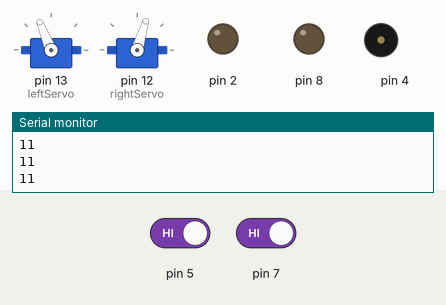
This sketch was run on a simulated Arduino Uno, built with avr-gcc and run on an emulated ATmega328P. Shown: 2 × servo, output pins drawn as LEDs (lit = HIGH), buzzer (waves = sounding), the last lines printed to the serial monitor. Inputs (shaded band) come from the test bench; at power-on: pin 5 HIGH, pin 7 HIGH.

Above: at 2.2 s.
2.3 s: pin 5 driven LOW
At 3.1 s:
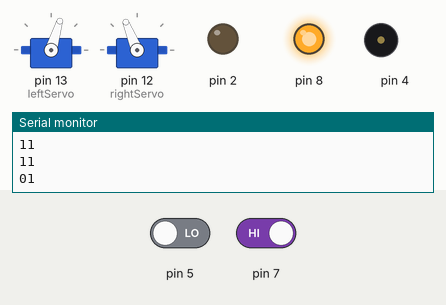
5.3 s: pin 7 driven LOW
At 7.4 s:
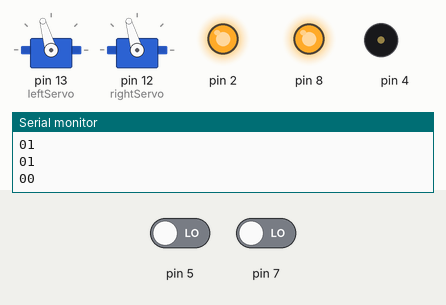
8.3 s: pin 5 driven HIGH
At 10.6 s:
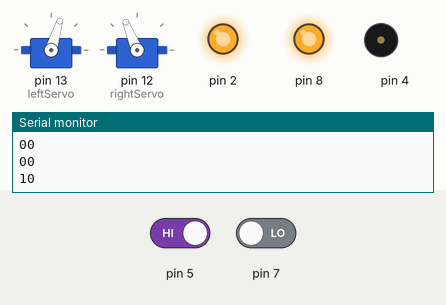
11.3 s: pin 7 driven HIGH
At 12.3 s:
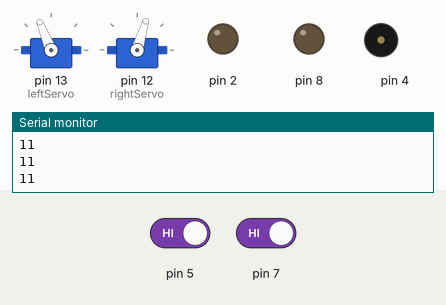
12.8 s: pin 7 driven LOW
At 13.6 s:
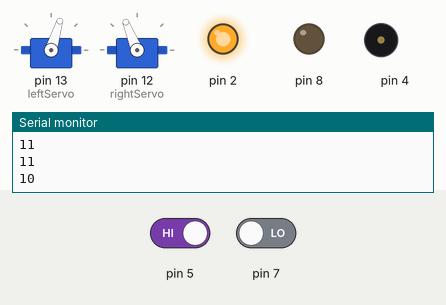
Timing chart, 0 to 16.8 s (numbered marks = the images above; inputs shaded):
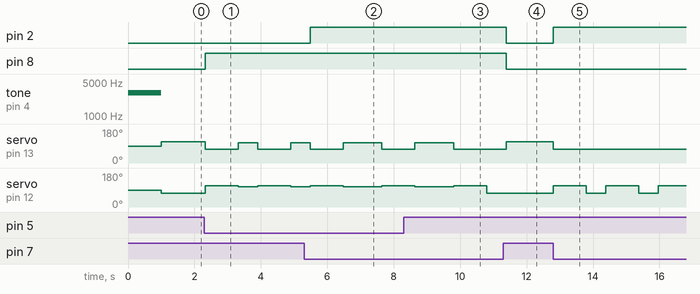

Measured:
- after the input at 2.3 s, pin 8: LOW → HIGH at once; servo on pin 13 (leftServo): alternates 106° for 0.58 s and 73° for 1.0 s, starting at once; servo on pin 12 (rightServo): alternates 112° for 1.0 s and 106° for 0.58 s, starting at once
- after the input at 5.3 s, pin 2: LOW → HIGH after 0.18 s
- after the input at 8.3 s, servo on pin 13 (leftServo): goes on until 9.8 s, then stays 73°
- after the input at 11.3 s, pin 2, pin 8: HIGH → LOW after 0.08 s; servo on pin 13 (leftServo): 73° → 112° after 0.08 s; servo on pin 12 (rightServo): stays 73° (without the input it goes to 112° after 0.08 s)
- after the input at 12.8 s, pin 2: LOW → HIGH at once; servo on pin 13 (leftServo): 112° → 73° at once; servo on pin 12 (rightServo): alternates 112° for 1.0 s and 73° for 0.58 s, starting at once

The sketch:

Whisker_Navigation.ino
```cpp
#include <Servo.h>

Servo leftServo;
Servo rightServo;

void setup() {
  leftServo.attach(13);
  rightServo.attach(12);

  tone(4, 3000, 1000);
  delay(1000);
  pinMode(7, INPUT);
  pinMode(5, INPUT);
  pinMode(2, OUTPUT);
  pinMode(8, OUTPUT);

  Serial.begin(9600);
}

void loop() {

  byte wLeft = digitalRead(5);
  byte wRight = digitalRead(7);

  Serial.print(wLeft);
  Serial.println(wRight);

  if(wLeft == 0 && wRight == 0) {

    digitalWrite(8, HIGH);
    digitalWrite(2, HIGH);
    backwards(1000);
    turnRight_90();
    turnRight_90();

  } else if(wLeft == 0) {

    digitalWrite(8, HIGH);
    backwards(1000);
    turnRight_90();

  } else if (wRight == 0){

    digitalWrite(2, HIGH);
    backwards(1000);
    turnLeft_90();

  } else {

    digitalWrite(8, LOW);
    digitalWrite(2, LOW);
    forward(20);

  }
}

void forward(int time)
{
    //Full Speed Forward
  leftServo.writeMicroseconds(1700);
  rightServo.writeMicroseconds(1300);
  delay(time);
}

void backwards(int time)
{
  //Full Speed Backwards
  leftServo.writeMicroseconds(1300);
  rightServo.writeMicroseconds(1700);
  delay(time);
}

void turnRight(int time)
{
   leftServo.writeMicroseconds(1640);
  rightServo.writeMicroseconds(1640);
  delay(time);
}

void turnLeft(int time)
{
  leftServo.writeMicroseconds(1300);
  rightServo.writeMicroseconds(1300);
  delay(time);
}

void turnLeft_90()
{
   //Left Turn 90 Degrees
  leftServo.writeMicroseconds(1300);
  rightServo.writeMicroseconds(1300);
  delay(580);
}

void turnRight_90()
{
  //Right Turn 90 Degrees
  leftServo.writeMicroseconds(1640);
  rightServo.writeMicroseconds(1640);
  delay(580);
}

void disableServos()
{
 leftServo.detach();
 rightServo.detach();
}
```
